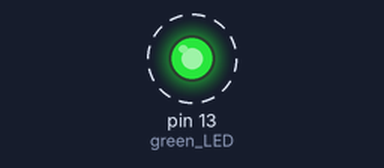
Bench run of a sketch on a simulated Arduino Uno, built with avr-gcc and run on an emulated ATmega328P. On the bench: output pins drawn as LEDs (lit = HIGH). Dashed ring = blinking.

Above: at 0.5 s.
Timing chart, 0 to 4.6 s (numbered marks = the images above):
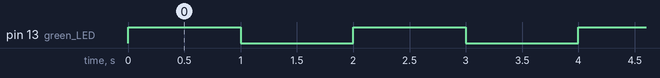

Measured:
- by itself, pin 13 (green_LED): alternates HIGH for 1.0 s and LOW for 1.0 s

The sketch:

sketch_dec18a.ino
```cpp
int green_LED = 13;

void setup()
{
  pinMode(green_LED, OUTPUT);
}

void loop()
{
  digitalWrite(green_LED, HIGH);
  delay(1000);
  digitalWrite(green_LED, LOW);
  delay(1000);

}
```
